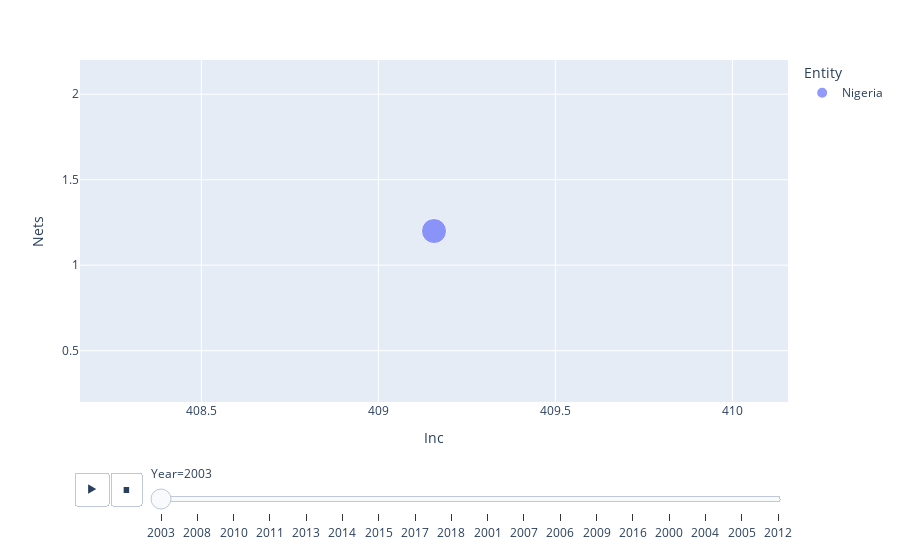

The notebook cell this image was saved under:
### Code cell
px.scatter(
    merged,
    x="Inc",
    y="Nets",
    animation_frame="Year",
    animation_group="Entity",
    size="Inc",
    color="Entity",
    hover_name="Entity",
)

### Figure 1 — Plotly figure (JSON) as saved in the notebook; plotly's stock layout.template omitted (floating-point values rounded to 4 significant figures)
{"data": [{"hovertemplate": "<b>%{hovertext}</b><br><br>Entity=Nigeria<br>Year=2003<br>Inc=%{marker.size}<br>Nets=%{y}<extra></extra>", "hovertext": ["Nigeria"], "ids": ["Nigeria"], "legendgroup": "Nigeria", "marker": {"color": "#636efa", "size": [409.2], "sizemode": "area", "sizeref": 1.297, "symbol": "circle"}, "mode": "markers", "name": "Nigeria", "orientation": "v", "showlegend": true, "type": "scatter", "x": [409.2], "xaxis": "x", "y": [1.2], "yaxis": "y"}], "layout": {"legend": {"itemsizing": "constant", "title": {"text": "Entity"}, "tracegroupgap": 0}, "margin": {"t": 60}, "sliders": [{"active": 0, "currentvalue": {"prefix": "Year="}, "len": 0.9, "pad": {"b": 10, "t": 60}, "steps": [{"args": [["2003"], {"frame": {"duration": 0, "redraw": false}, "fromcurrent": true, "mode": "immediate", "transition": {"duration": 0, "easing": "linear"}}], "label": "2003", "method": "animate"}, {"args": [["2008"], {"frame": {"duration": 0, "redraw": false}, "fromcurrent": true, "mode": "immediate", "transition": {"duration": 0, "easing": "linear"}}], "label": "2008", "method": "animate"}, {"args": [["2010"], {"frame": {"duration": 0, "redraw": false}, "fromcurrent": true, "mode": "immediate", "transition": {"duration": 0, "easing": "linear"}}], "label": "2010", "method": "animate"}, {"args": [["2011"], {"frame": {"duration": 0, "redraw": false}, "fromcurrent": true, "mode": "immediate", "transition": {"duration": 0, "easing": "linear"}}], "label": "2011", "method": "animate"}, {"args": [["2013"], {"frame": {"duration": 0, "redraw": false}, "fromcurrent": true, "mode": "immediate", "transition": {"duration": 0, "easing": "linear"}}], "label": "2013", "method": "animate"}, {"args": [["2014"], {"frame": {"duration": 0, "redraw": false}, "fromcurrent": true, "mode": "immediate", "transition": {"duration": 0, "easing": "linear"}}], "label": "2014", "method": "animate"}, {"args": [["2015"], {"frame": {"duration": 0, "redraw": false}, "fromcurrent": true, "mode": "immediate", "transition": {"duration": 0, "easing": "linear"}}], "label": "2015", "method": "animate"}, {"args": [["2017"], {"frame": {"duration": 0, "redraw": false}, "fromcurrent": true, "mode": "immediate", "transition": {"duration": 0, "easing": "linear"}}], "label": "2017", "method": "animate"}, {"args": [["2018"], {"frame": {"duration": 0, "redraw": false}, "fromcurrent": true, "mode": "immediate", "transition": {"duration": 0, "easing": "linear"}}], "label": "2018", "method": "animate"}, {"args": [["2001"], {"frame": {"duration": 0, "redraw": false}, "fromcurrent": true, "mode": "immediate", "transition": {"duration": 0, "easing": "linear"}}], "label": "2001", "method": "animate"}, {"args": [["2007"], {"frame": {"duration": 0, "redraw": false}, "fromcurrent": true, "mode": "immediate", "transition": {"duration": 0, "easing": "linear"}}], "label": "2007", "method": "animate"}, {"args": [["2006"], {"frame": {"duration": 0, "redraw": false}, "fromcurrent": true, "mode": "immediate", "transition": {"duration": 0, "easing": "linear"}}], "label": "2006", "method": "animate"}, {"args": [["2009"], {"frame": {"duration": 0, "redraw": false}, "fromcurrent": true, "mode": "immediate", "transition": {"duration": 0, "easing": "linear"}}], "label": "2009", "method": "animate"}, {"args": [["2016"], {"frame": {"duration": 0, "redraw": false}, "fromcurrent": true, "mode": "immediate", "transition": {"duration": 0, "easing": "linear"}}], "label": "2016", "method": "animate"}, {"args": [["2000"], {"frame": {"duration": 0, "redraw": false}, "fromcurrent": true, "mode": "immediate", "transition": {"duration": 0, "easing": "linear"}}], "label": "2000", "method": "animate"}, {"args": [["2004"], {"frame": {"duration": 0, "redraw": false}, "fromcurrent": true, "mode": "immediate", "transition": {"duration": 0, "easing": "linear"}}], "label": "2004", "method": "animate"}, {"args": [["2005"], {"frame": {"duration": 0, "redraw": false}, "fromcurrent": true, "mode": "immediate", "transition": {"duration": 0, "easing": "linear"}}], "label": "2005", "method": "animate"}, {"args": [["2012"], {"frame": {"duration": 0, "redraw": false}, "fromcurrent": true, "mode": "immediate", "transition": {"duration": 0, "easing": "linear"}}], "label": "2012", "method": "animate"}], "x": 0.1, "xanchor": "left", "y": 0, "yanchor": "top"}], "updatemenus": [{"buttons": [{"args": [null, {"frame": {"duration": 500, "redraw": false}, "fromcurrent": true, "mode": "immediate", "transition": {"duration": 500, "easing": "linear"}}], "label": "&#9654;", "method": "animate"}, {"args": [[null], {"frame": {"duration": 0, "redraw": false}, "fromcurrent": true, "mode": "immediate", "transition": {"duration": 0, "easing": "linear"}}], "label": "&#9724;", "method": "animate"}], "direction": "left", "pad": {"r": 10, "t": 70}, "showactive": false, "type": "buttons", "x": 0.1, "xanchor": "right", "y": 0, "yanchor": "top"}], "xaxis": {"anchor": "y", "domain": [0, 1], "title": {"text": "Inc"}}, "yaxis": {"anchor": "x", "domain": [0, 1], "title": {"text": "Nets"}}}}
